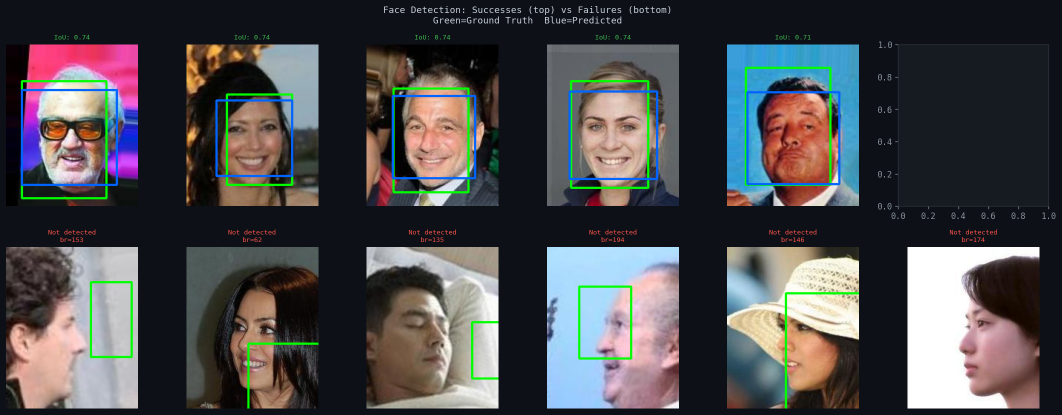
#> input picture notebooks/celeba_detection_samples.png, 2124 x 829 px (shown at 1/2 size)
$ python -i face_detection.py   (imports and definitions only)
#> lines starting #> are read from the running program, lines starting #| are printed output that depends on the picture
import cv2
import numpy as np
from pathlib import Path

# Load OpenCV's pre-trained face detector
face_cascade = cv2.CascadeClassifier(
    cv2.data.haarcascades + 'haarcascade_frontalface_default.xml'
)

def detect_and_crop_face(image_path: str, target_size: tuple = (224, 224)):
    """
    Detect face in image, crop it, resize to target_size.
    Returns: numpy array (H, W, C) in RGB, or None if no face found.
    """
#> called with target_size = (224, 224)
    img = cv2.imread(str(image_path))
#> img is the input picture: shape (829, 2124, 3); mean B, G, R 77.3, 75.2, 75.2
    if img is None:
        return None

    gray = cv2.cvtColor(img, cv2.COLOR_BGR2GRAY)
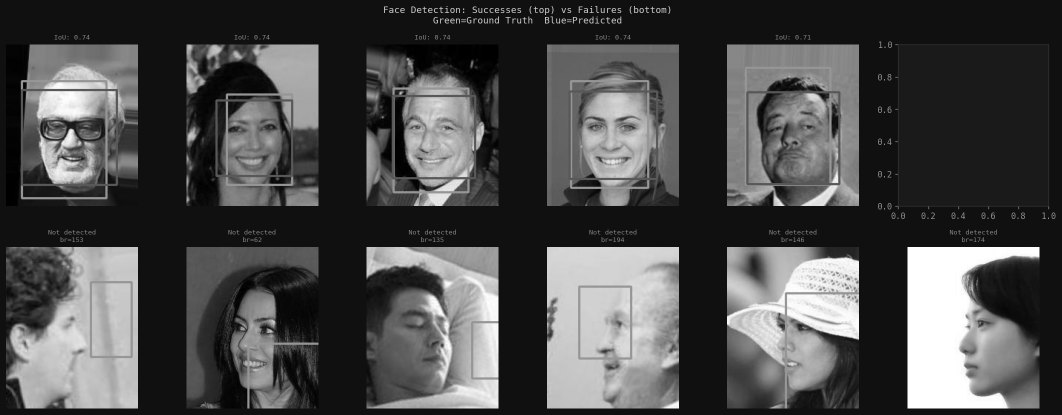
#> gray: shape (829, 2124) (shown at 1/2 size); min 0, max 255, mean 75.3
    faces = face_cascade.detectMultiScale(
        gray,
        scaleFactor=1.1,
        minNeighbors=5,
        minSize=(60, 60)
    )
#> faces = [[436, 203, 143, 143], [783, 191, 169, 169], [1141, 186, 169, 169], [44, 184, 192, 192], [1491, 184, 189, 189], [460, 585, 197, 197]]

    if len(faces) == 0:
        # Fallback: use full image (acne dataset images are already face-cropped)
        face_crop = img
    else:
        # Take the largest detected face
        x, y, w, h = max(faces, key=lambda f: f[2] * f[3])
#> x = 460; y = 585; w = 197; h = 197
        # Add 10% padding around face
        pad = int(0.1 * min(w, h))
#> pad = 19
        x1 = max(0, x - pad)
#> x1 = 441
        y1 = max(0, y - pad)
#> y1 = 566
        x2 = min(img.shape[1], x + w + pad)
#> x2 = 676
        y2 = min(img.shape[0], y + h + pad)
#> y2 = 801
        face_crop = img[y1:y2, x1:x2]
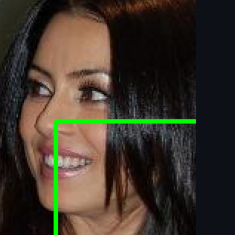
#> face_crop: shape (235, 235, 3); mean B, G, R 42.2, 53.4, 62

    # Resize and convert BGR -> RGB
    face_resized = cv2.resize(face_crop, target_size)
    face_rgb = cv2.cvtColor(face_resized, cv2.COLOR_BGR2RGB)
    return face_rgb


def crop_with_celeba_bbox(image_path: str, bbox: dict, target_size=(224, 224)):
    """
    Use CelebA's pre-computed bounding box for precise face crop.
    bbox: dict with keys x_1, y_1, width, height
    """
    img = cv2.imread(str(image_path))
    if img is None:
        return None
    x, y, w, h = bbox['x_1'], bbox['y_1'], bbox['width'], bbox['height']
    face_crop = img[y:y+h, x:x+w]
    face_resized = cv2.resize(face_crop, target_size)
    return cv2.cvtColor(face_resized, cv2.COLOR_BGR2RGB)

>>> result = detect_and_crop_face('../../notebooks/celeba_detection_samples.png')

$ run again, on notebooks/acne_class_distribution.png
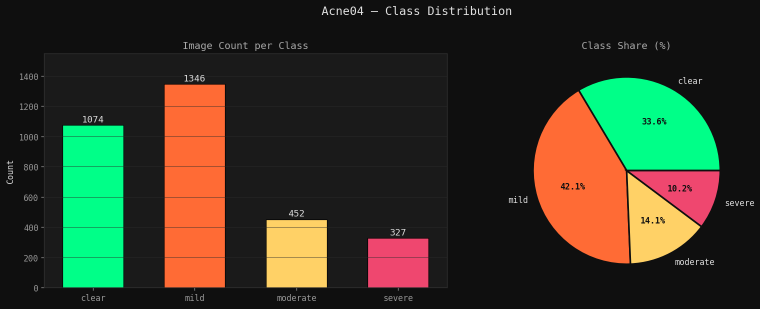
#> input picture notebooks/acne_class_distribution.png, 1520 x 617 px (shown at 1/2 size)
#> in detect_and_crop_face, img is the input picture: shape (617, 1520, 3); mean B, G, R 37.7, 55, 55
#> in detect_and_crop_face, `gray = cv2.cvtColor(img, cv2.COLOR_BGR2GRAY)`:
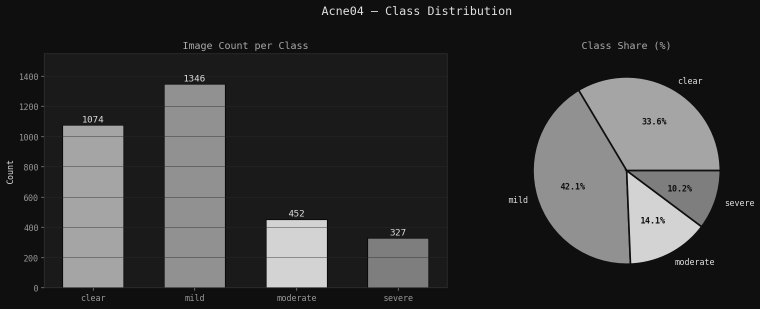
#> gray: shape (617, 1520) (shown at 1/2 size); min 0, max 224, mean 53
#> faces = ()
#> in detect_and_crop_face, `face_resized = cv2.resize(face_crop, target_size)`:
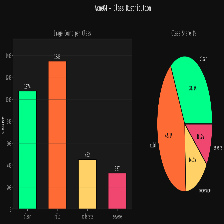
#> face_resized: shape (224, 224, 3); mean B, G, R 37.4, 54.4, 54.7

$ run again, on notebooks/acne_quality_metrics.png
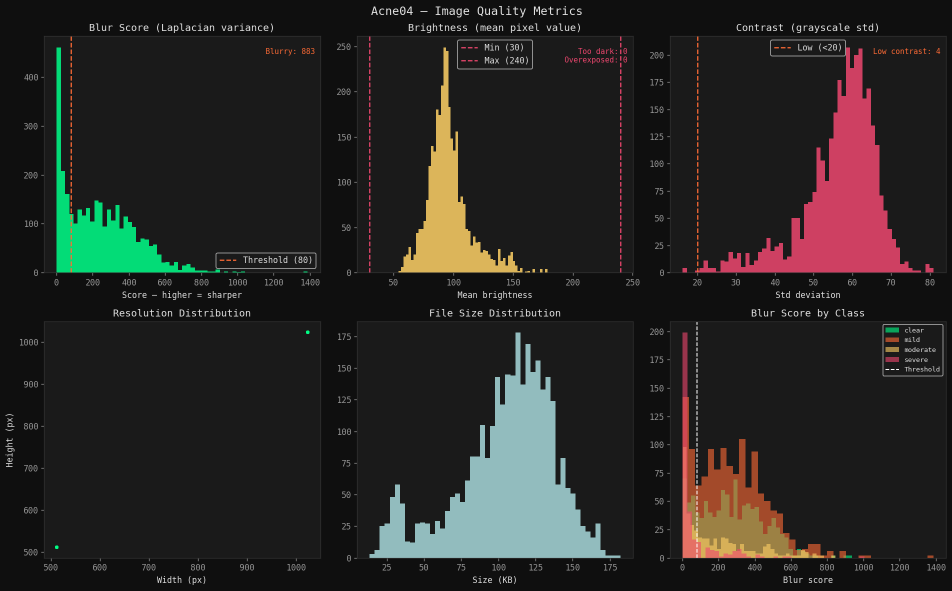
#> input picture notebooks/acne_quality_metrics.png, 1904 x 1182 px (shown at 1/2 size)
#> in detect_and_crop_face, img is the input picture: shape (1182, 1904, 3); mean B, G, R 35.4, 37.5, 39.2
#> in detect_and_crop_face, `gray = cv2.cvtColor(img, cv2.COLOR_BGR2GRAY)`:
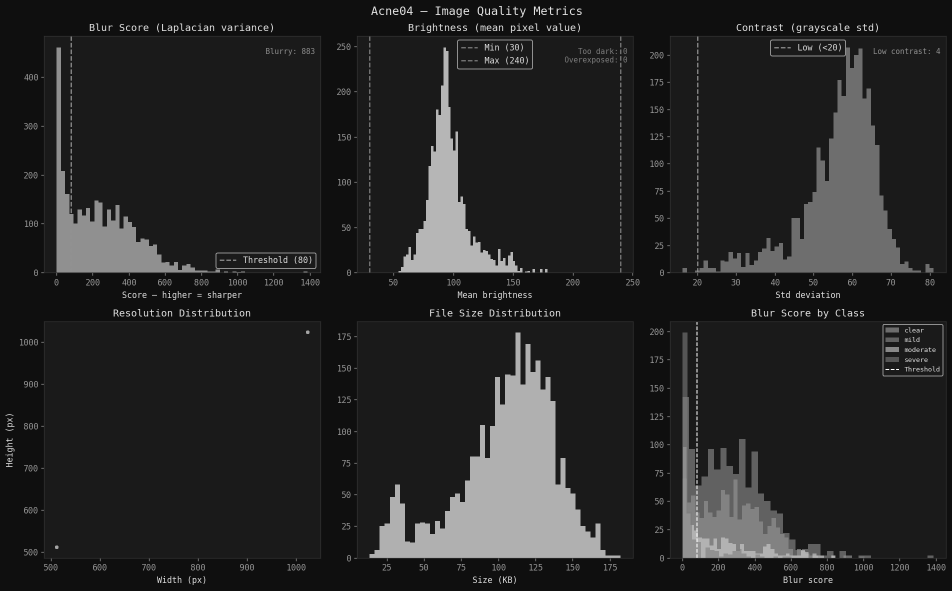
#> gray: shape (1182, 1904) (shown at 1/2 size); min 15, max 255, mean 37.8
#> faces = ()
#> in detect_and_crop_face, `face_resized = cv2.resize(face_crop, target_size)`:
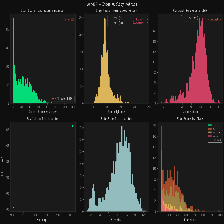
#> face_resized: shape (224, 224, 3); mean B, G, R 35, 37.1, 38.4

$ run again, on notebooks/acne_rejection_analysis.png
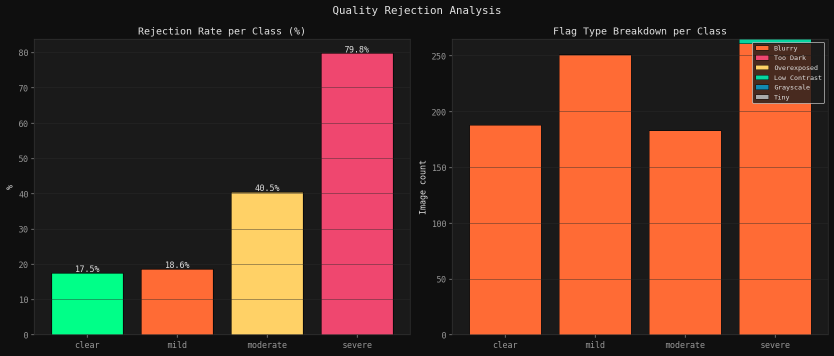
#> input picture notebooks/acne_rejection_analysis.png, 1668 x 711 px (shown at 1/2 size)
#> in detect_and_crop_face, img is the input picture: shape (711, 1668, 3); mean B, G, R 41.3, 57, 101.6
#> in detect_and_crop_face, `gray = cv2.cvtColor(img, cv2.COLOR_BGR2GRAY)`:
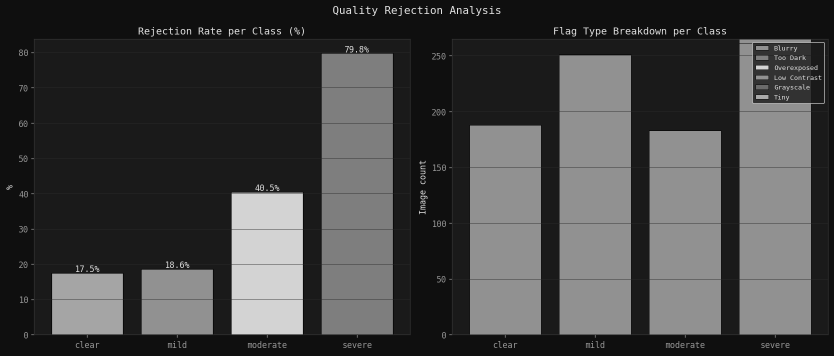
#> gray: shape (711, 1668) (shown at 1/2 size); min 0, max 224, mean 68.6
#> faces = ()
#> in detect_and_crop_face, `face_resized = cv2.resize(face_crop, target_size)`:
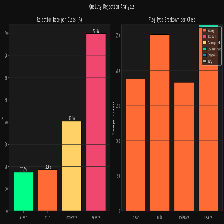
#> face_resized: shape (224, 224, 3); mean B, G, R 41.6, 57.3, 102.3
